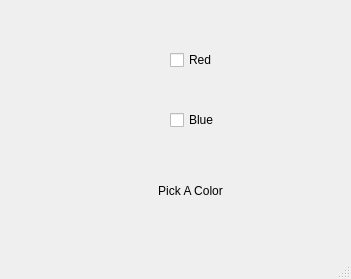
<?xml version="1.0" encoding="UTF-8"?>
<ui version="4.0">
 <class>MainWindow</class>
 <widget class="QMainWindow" name="MainWindow">
  <property name="geometry">
   <rect>
    <x>0</x>
    <y>0</y>
    <width>351</width>
    <height>279</height>
   </rect>
  </property>
  <property name="windowTitle">
   <string>MainWindow</string>
  </property>
  <widget class="QWidget" name="centralwidget">
   <widget class="QLabel" name="label">
    <property name="geometry">
     <rect>
      <x>110</x>
      <y>170</y>
      <width>161</width>
      <height>41</height>
     </rect>
    </property>
    <property name="text">
     <string>Pick A Color</string>
    </property>
    <property name="alignment">
     <set>Qt::AlignCenter</set>
    </property>
   </widget>
   <widget class="QCheckBox" name="RedCheckBox">
    <property name="geometry">
     <rect>
      <x>170</x>
      <y>50</y>
      <width>81</width>
      <height>20</height>
     </rect>
    </property>
    <property name="text">
     <string>Red</string>
    </property>
   </widget>
   <widget class="QCheckBox" name="BlueCheckBox_2">
    <property name="geometry">
     <rect>
      <x>170</x>
      <y>110</y>
      <width>81</width>
      <height>20</height>
     </rect>
    </property>
    <property name="text">
     <string>Blue</string>
    </property>
   </widget>
  </widget>
  <widget class="QStatusBar" name="statusbar"/>
 </widget>
 <resources/>
 <connections/>
</ui>
